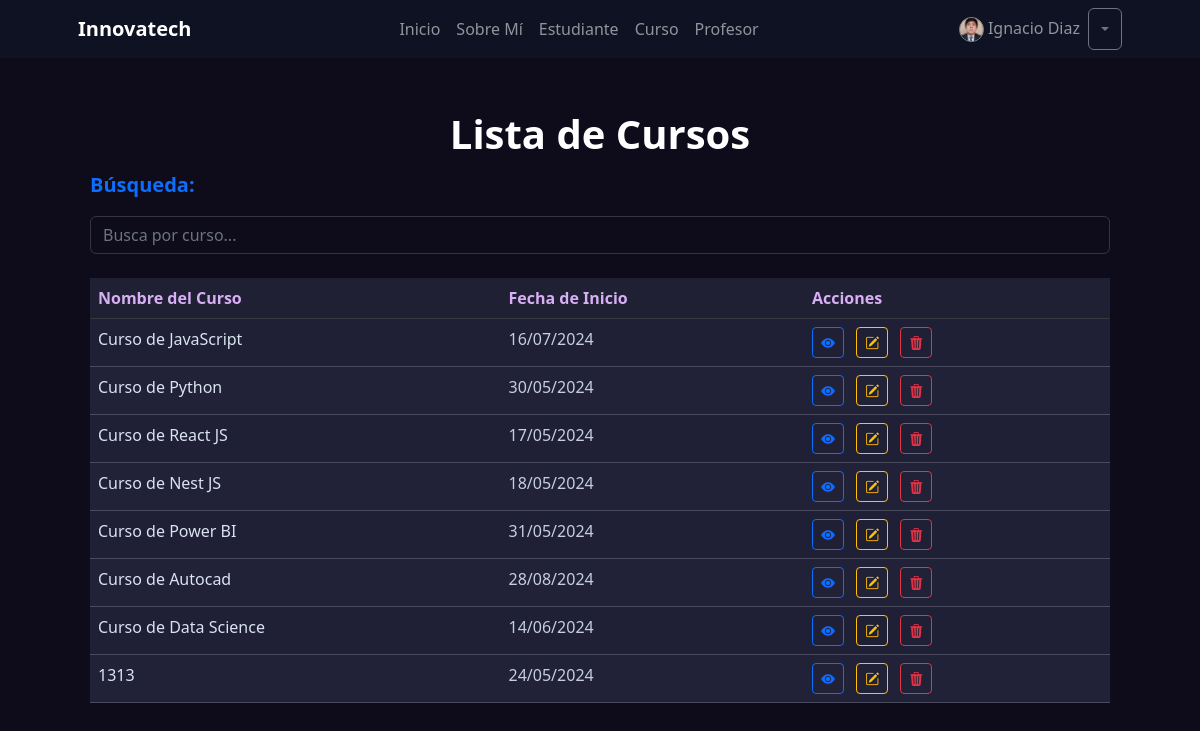
The page /curso/list/ (signed in) on the database as committed earlier.
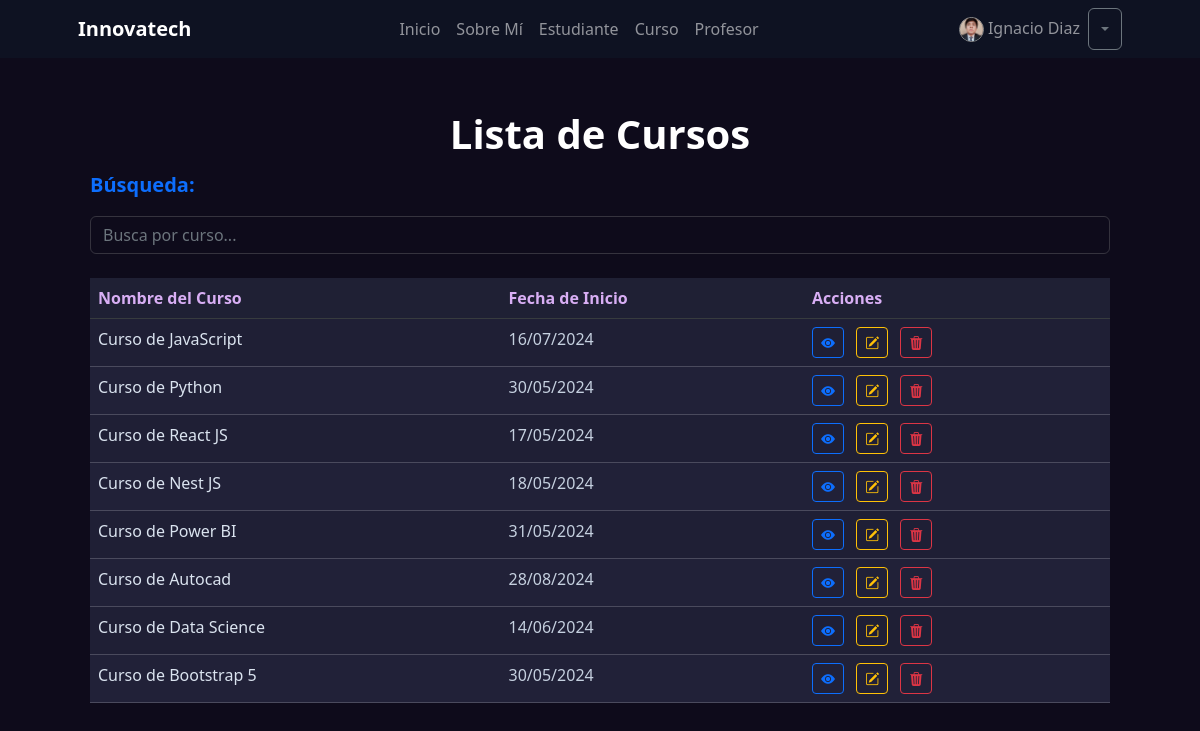
The same page on the database as committed later.
### coordinador/models.py (models this page shows, shortened)
class Coordinador(models.Model):
    usuario = models.OneToOneField(
        User, on_delete=models.SET_NULL, null=True, related_name="coordinador")
    telefono = models.CharField(max_length=10)
    imagen = models.ImageField(
        upload_to='coordinadores', null=True, blank=True)

### curso/models.py (models this page shows, shortened)
class Curso(models.Model):
    nombre = models.CharField(max_length=100)
    descripcion = models.TextField()
    fecha_inicio = models.DateField()
    imagen = models.ImageField(upload_to='cursos/', null=True, blank=True)
    estudiantes = models.ManyToManyField(
        'estudiante.Estudiante', related_name='cursos', null=True, blank=True)
    profesor = models.ForeignKey(
        'profesor.Profesor', on_delete=models.SET_NULL, null=True, blank=True, related_name='cursos')
    class Meta:
        verbose_name = 'Curso'
        verbose_name_plural = 'Cursos'

### curso/views.py (the view)
# urls.py: path("list/", views.CursoList.as_view(), name="list"),
class CursoList(ListView):
    model = models.Curso
    def get_queryset(self) -> QuerySet:
        if self.request.GET.get("consulta"):
            consulta = self.request.GET.get("consulta")
            object_list = models.Curso.objects.filter(
                nombre__icontains=consulta)
        else:
            object_list = models.Curso.objects.all()
        return object_list

### curso/templates/curso/curso_list.html (shortened to what this page needs)
{% extends 'core/base.html' %}
{% block titulo %}Lista de Cursos{% endblock titulo %}
{% block contenido %}
    <div class="container">
        <div class="row">
            <form action="{% url 'curso:list' %}" method="get">
                <label class="fs-5 fw-bold mb-3 text-primary">Búsqueda:</label>
                <input
                    type="text"
                    name="consulta"
                    class="form-control"
                    placeholder="Busca por curso..."
                >
            </form>
        </div>
        <div class="row my-4">
            <div class="col">
                {% if object_list %}
                    <table class="table table-striped table-hover"  style="background: #212138; border-color: #ffffff2f;">
                        <thead class="table-dark">
                            <tr>
                                <th scope="col" style="background: #1F2034!important; color: #d8aef4;">Nombre del Curso</th>
                                <th scope="col" style="background: #1F2034!important; color: #d8aef4;">Fecha de Inicio</th>
                                <th scope="col" style="background: #1F2034!important; color: #d8aef4;">Acciones</th>
                            </tr>
                        </thead>
                        <tbody>
                            {% for object in object_list %}
                                <tr>
                                    <td style="color: #dae3ef">{{ object.nombre }}</td>
                                    <td style="color: #c5d0df">{{ object.fecha_inicio|date:"d/m/Y" }}</td>
                                    <td>
                                        <a href="{% url 'curso:detail' object.id %}" class="btn btn-outline-primary btn-sm me-2">
                                            <i class="bi bi-eye-fill"></i>
                                        </a>
                                        <a href="{% url 'curso:update' object.id %}" class="btn btn-outline-warning btn-sm me-2">
                                            <i class="bi bi-pencil-square"></i>
                                        </a>
                                        <a href="{% url 'curso:delete' object.id %}" class="btn btn-outline-danger btn-sm">
                                            <i class="bi bi-trash3-fill"></i>
                                        </a>
                                    </td>
                                </tr>
                            {% endfor %}
                        </tbody>
                    </table>
                {% elif not object_list and request.GET.consulta %}
                    <p class="text-center py-4 m-2 fs-4 text-info text-bg-dark fw-bold rounded-4">
                        No hay Cursos registrados con ese nombre 🫤
                    </p>
                {% else %}
                    <p class="text-center py-4 m-2 fs-4 text-warning text-bg-dark fw-bold rounded-4">
                       Aún no hay Cursos registrados 📢
                    </p>
                {% endif %}
            </div>
        </div>
    </div>
{% endblock contenido %}

### core/templates/core/base.html (shortened to what this page needs)
{% load static %}
<!DOCTYPE html>
<html lang="es">
    <head>
        <link rel="stylesheet" href="https://cdn.jsdelivr.net/npm/bootstrap-icons@1.11.3/font/bootstrap-icons.min.css">
        <link href="{% static 'core/css/styles.css' %}" rel="stylesheet" />
    </head>
    <body style="background-color: #0e0b1b; color: #fff">
        {% include 'core/components/navbar.html' %}
        <div class="container px-4 px-lg-5 my-5" >
            <h1 class="text-center py-1 fw-bold ">
                {% block titulo %} {% endblock titulo %}
            </h1>
            {% block contenido %} {% endblock contenido %}
        </div>
    </body>
</html>

### core/templates/core/components/navbar.html (shortened to what this page needs)
<nav class="navbar navbar-expand-lg navbar-dark bg-dark" style="background: #0e1d2c6e!important;">
    <div class="container px-5">
        <a class="navbar-brand" href="{% url 'core:home' %}"><b>Innovatech</b></a>
        <div class="collapse navbar-collapse justify-content-center " id="navbarSupportedContent">
            <ul class="navbar-nav mb-2 mb-lg-0">
                <li class="nav-item">
                    <a class="nav-link {% if  request.path == "/"%}active{% endif %}" aria-current="page" href="{% url 'core:home' %}">Inicio</a>
                </li>
                <li class="nav-item">
                    <a class="nav-link {% if  request.path == "/about/"%}active{% endif %}" aria-current="page" href="{% url 'core:about' %}">Sobre Mí</a>
                </li>
                {% if user.is_authenticated %}
                    <li class="nav-item">
                        <a class="nav-link {% if  request.path == '/estudiante/'%}active{% endif %}" href="{% url 'estudiante:home' %}">Estudiante</a>
                    </li>
                    <li class="nav-item">
                        <a class="nav-link {% if  request.path == '/curso/'%}active{% endif %}" href="{% url 'curso:home' %}">Curso</a>
                    </li>
                    <li class="nav-item">
                        <a class="nav-link {% if  request.path == '/profesor/'%}active{% endif %}" href="{% url 'profesor:home' %}">Profesor</a>
                    </li>
                {% endif %}
            </ul>
        </div>
        <div class="navbar-nav ml-auto">
            {% if user.is_authenticated %}
                <li class="nav-item">
                    <a class="nav-link">
                        {% if user.coordinador.imagen %}
                            <img src="{{user.coordinador.imagen.url}}"  style="width: 25px; border: 1px solid #929292"alt="Imagen de Perfil" class="rounded-circle">
                        {% else %}
                            <i class="bi bi-person-circle"></i>
                        {% endif %}
                        {% if user.first_name %}
                            {{ user.first_name }} {{ user.last_name }}
                        {% else %}
                            {{ user.username }}
                        {% endif %}
                    </a>
                </li>
                <div class="btn-group">
                    <button type="button" class="btn btn-outline-secondary dropdown-toggle" data-bs-toggle="dropdown" aria-expanded="false"></button>
                  </div>
            {% endif %}
        </div>
    </div>
</nav>

### core/templates/core/base.html (style rules this page uses)
input, select, textarea, option { background: #c9c9c900 !important; color: #b7b7b7 !important; border-color: #9090904c !important; }

Rows that differ between the two databases and show on the page:
removed Curso: nombre "1313", fecha_inicio "24/05/2024"
added Curso: nombre "Curso de Bootstrap 5", fecha_inicio "30/05/2024"
